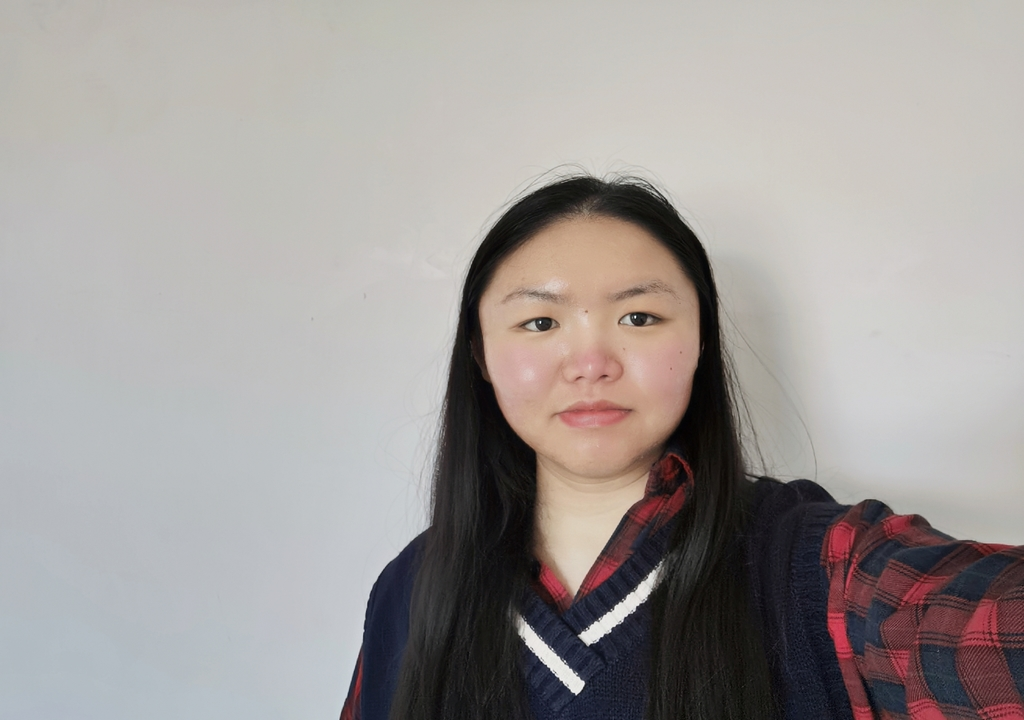
#> input picture Image Basic/face_01_u6589143.jpg, 1024 x 720 px
$ python Task_3.py
#> lines starting #> are read from the running program, lines starting #| are printed output that depends on the picture
### Image Basic/code/Global_lib.py
# -*- coding: utf-8 -*-
"""
Created on Fri Mar 27 14:45:16 2020

@author: Fengdan Cui

all necessry functions used for completing tasks
"""

import matplotlib.pyplot as plt
import cv2
import numpy as np
import math

# gaussian filter implement for removing noise by caculating convolution

# [164 lines left out: functions my_Gauss_filter, sobel_filter, caculate_conv, my_rotation, rotation_matrix, nearest_inter and 1 more, not called in this run]

# display all images in a list

def display_images(images, titles):
    fig, axs = plt.subplots(figsize=(6 * len(images), 5), ncols = len(images))
    if len(images) > 1:
        for i, image in enumerate(images):
            if image.ndim == 2:
                axs[i].imshow(images[i], cmap = 'gray')
            else:
                axs[i].imshow(images[i])
            axs[i].set_title(titles[i])
    else:
        if images[0].ndim == 2:
            axs.imshow(images[0], cmap = 'gray')
        else:
            axs.imshow(images[0])
        axs.set_title(titles[0])


# another way for caculating rotation matrix

"""
m = np.array([[cos, -sin, 0],
              [sin, cos, 0],
              [0, 0, 1]])

c = np.array([[1, 0, -cx],
              [0, 1, -cy],
              [0, 0, 1]])
xy = np.dot(np.dot(np.linalg.inv(m), c), np.array([i, j, 1]).T)

"""


### Image Basic/code/Task_3.py
# -*- coding: utf-8 -*-
"""
Created on Thu Mar 26 21:59:30 2020

@author: Fengdan Cui

Task - 3 Basic Image I/O
"""

import matplotlib.pyplot as plt
import cv2

from Global_lib import display_images

# load image, convert to RGB, resize to 768 x 512

img_bgr = cv2.imread('../face_01_u6589143.jpg')
#> img_bgr is the input picture: shape (720, 1024, 3); mean B, G, R 153.2, 155.3, 160.4
img_rgb = cv2.cvtColor(img_bgr, cv2.COLOR_BGR2RGB)
img_rsz = cv2.resize(img_rgb, (768, 512))
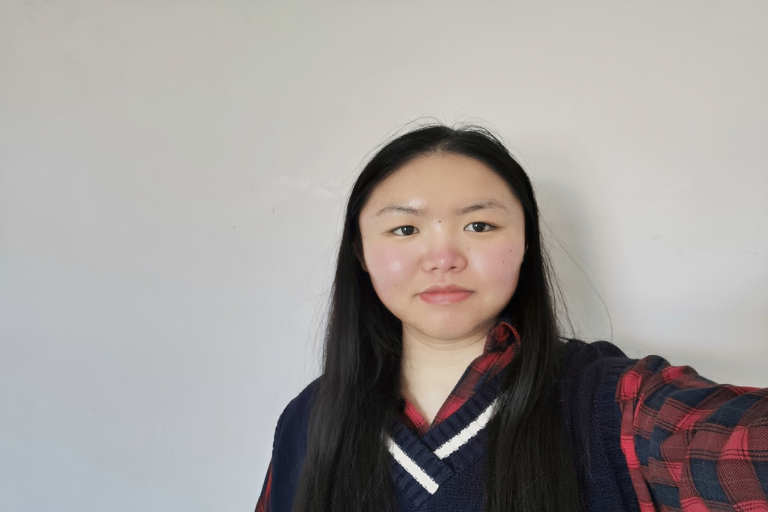
#> img_rsz: shape (512, 768, 3); mean R, G, B 160.3, 155.2, 153.1

display_images([img_rgb, img_rsz], ["original RGB image with shape " + str(img_rgb.shape), "resized image with shape " + str(img_rsz.shape)])
#> the loop in display_images, `for i, image in enumerate(images):` made 2 passes

# convert the colour image into three grayscale channels

blue, green, red = cv2.split(img_rsz)
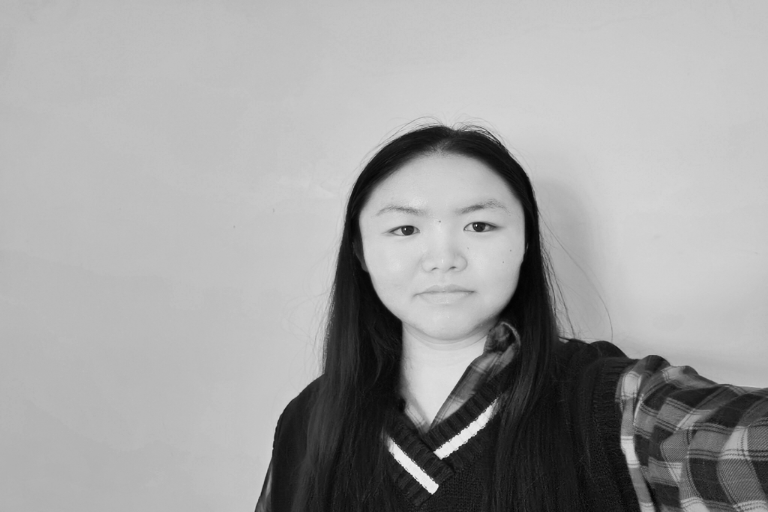
#> blue: shape (512, 768); min 2, max 243, mean 160.3
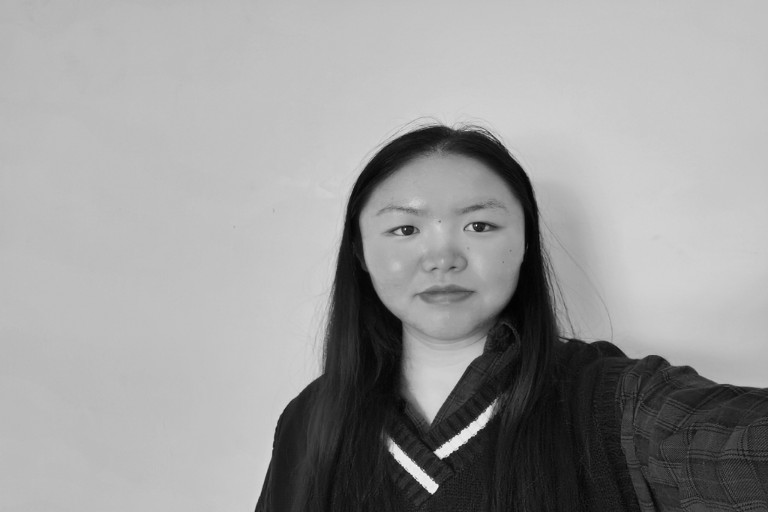
#> green: shape (512, 768); min 1, max 244, mean 155.2
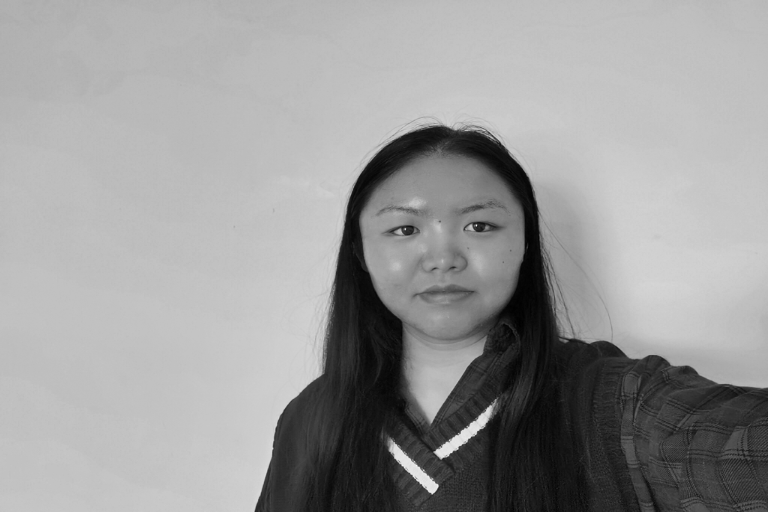
#> red: shape (512, 768); min 0, max 246, mean 153.1

display_images([blue, green, red], ["blue channel", "green channel", "red channel"])
#> the loop in display_images (call 2), `for i, image in enumerate(images):` made 3 passes

# compute the histograms for each of the grayscale images

fig, (ax1, ax2, ax3) = plt.subplots(figsize=(18, 5), ncols = 3)
ax1.hist(blue.ravel(), 256, [0,256])
ax1.set_title("histogram of blue channel")
ax2.hist(green.ravel(), 256, [0,256])
ax2.set_title("histogram of green channel")
ax3.hist(red.ravel(), 256, [0,256])
ax3.set_title("histogram of red channel")

# apply histogram equalisation to the resized image and its three grayscale channels

img_ycr_rsz = cv2.cvtColor(img_rsz, cv2.COLOR_BGR2YCrCb)
#> img_ycr_rsz: shape (512, 768, 3); mean of channels 0, 1, 2 155.2, 126.5, 130.9
channels = cv2.split(img_ycr_rsz)
#> (the run stopped early here; a loop or call above may not have finished)

$ run again, with Image Basic/face_02_u6589143.jpg copied over Image Basic/face_01_u6589143.jpg
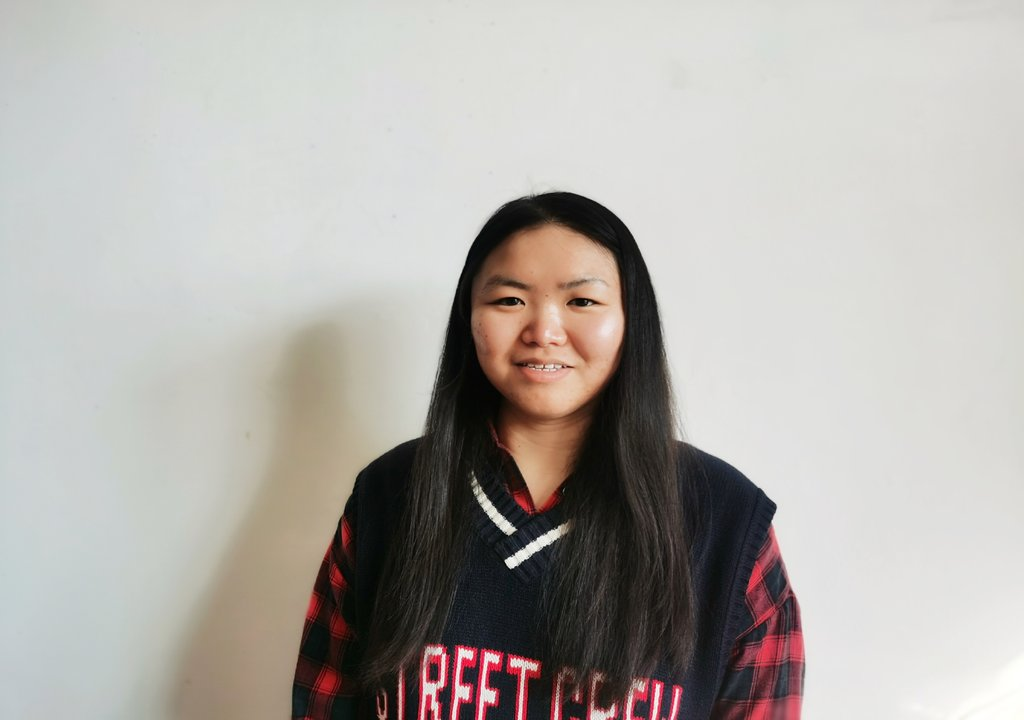
#> input picture Image Basic/face_02_u6589143.jpg, 1024 x 720 px
#> img_bgr is the input picture: shape (720, 1024, 3); mean B, G, R 169.5, 173.9, 177.9
#> `img_rsz = cv2.resize(img_rgb, (768, 512))`:
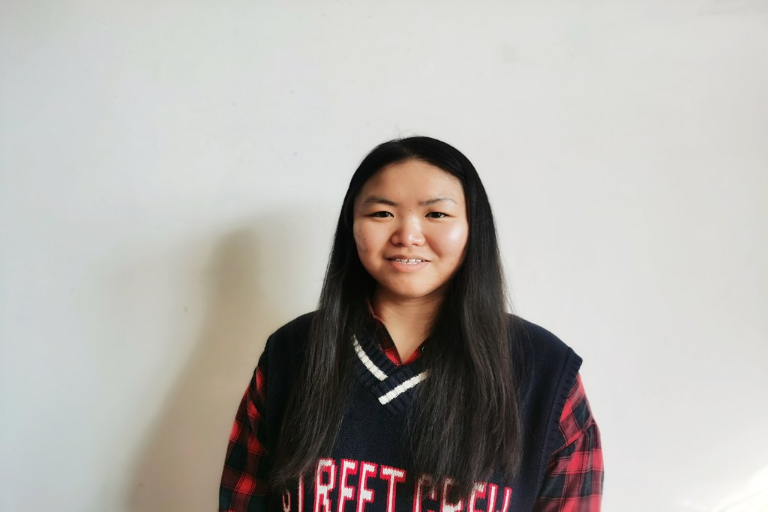
#> img_rsz: shape (512, 768, 3); mean R, G, B 177.9, 173.9, 169.4
#> the loop in display_images, `for i, image in enumerate(images):` made 2 passes
#> `blue, green, red = cv2.split(img_rsz)`:
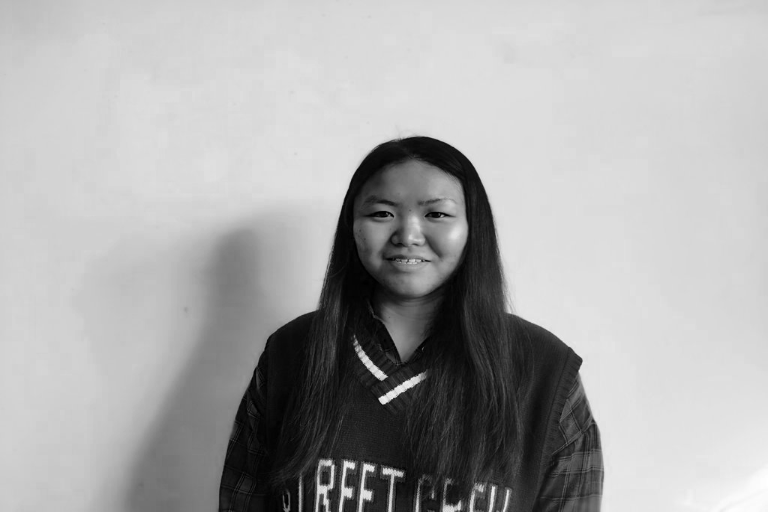
#> red: shape (512, 768); min 0, max 255, mean 169.4
#> the loop in display_images (call 2), `for i, image in enumerate(images):` made 3 passes
#> img_ycr_rsz: shape (512, 768, 3); mean of channels 0, 1, 2 172.9, 125.5, 130.8

$ run again, with Image Basic/face_03_u6589143.jpg copied over Image Basic/face_01_u6589143.jpg
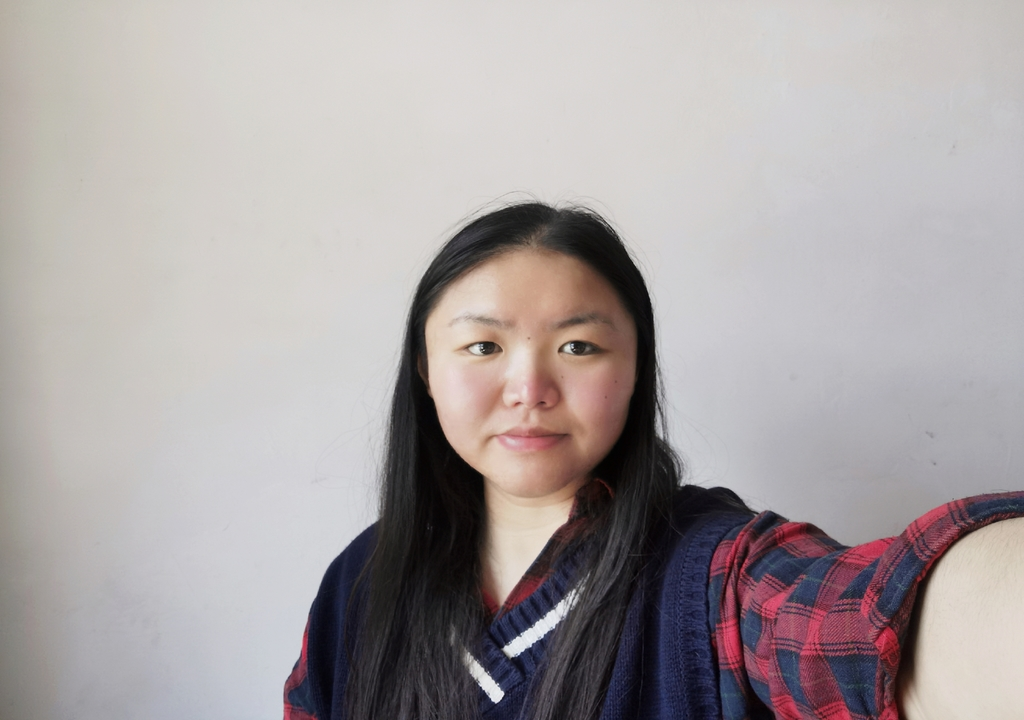
#> input picture Image Basic/face_03_u6589143.jpg, 1024 x 720 px
#> img_bgr is the input picture: shape (720, 1024, 3); mean B, G, R 162.4, 161.9, 168.8
#> `img_rsz = cv2.resize(img_rgb, (768, 512))`:
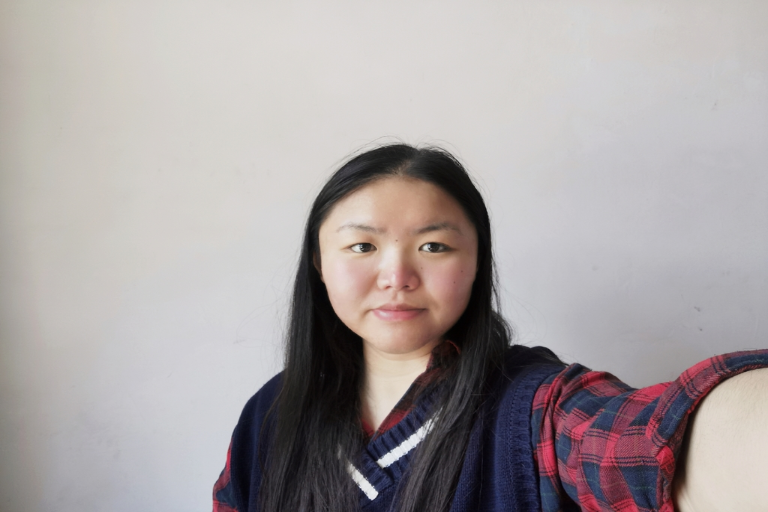
#> img_rsz: shape (512, 768, 3); mean R, G, B 168.7, 161.8, 162.3
#> the loop in display_images, `for i, image in enumerate(images):` made 2 passes
#> `blue, green, red = cv2.split(img_rsz)`:
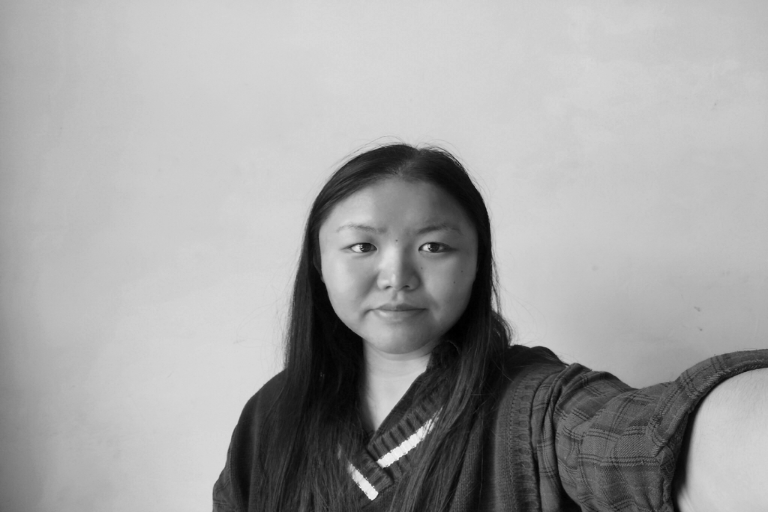
#> red: shape (512, 768); min 0, max 242, mean 162.3
#> the loop in display_images (call 2), `for i, image in enumerate(images):` made 3 passes
#> img_ycr_rsz: shape (512, 768, 3); mean of channels 0, 1, 2 162.8, 127.6, 131.3
